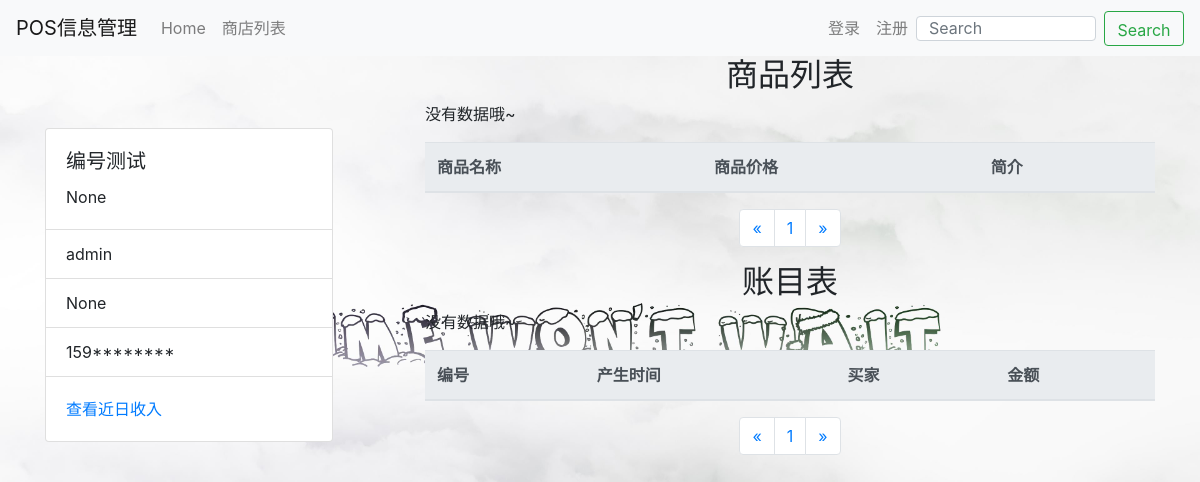
The page /store/shop_info/6 on the database as committed earlier.
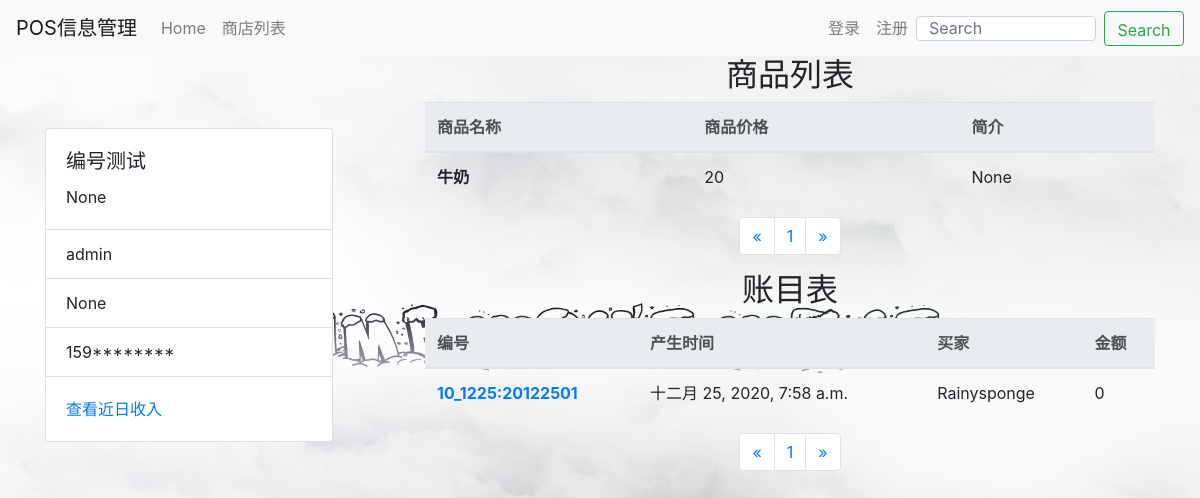
The same page on the database as committed later.
### store/models.py (models this page shows, shortened)
class Commodity(models.Model):
    shop = models.ForeignKey(Shop, on_delete=models.DO_NOTHING, null=True)
    commodity_price = models.IntegerField(default=1)
    commodity_name = models.CharField(max_length=10)
    commodity_contends = models.TextField(null=True)

class Pay(models.Model):
    pay_No = models.CharField(max_length=24, null=True)
    shop = models.ForeignKey(Shop, on_delete=models.DO_NOTHING, null=True)
    POS = models.ForeignKey(PosInfo, on_delete=models.DO_NOTHING, null=True)
    buyer_id = models.ForeignKey(User, on_delete=models.DO_NOTHING)
    pay_time = models.DateTimeField(default=timezone.now)
    pay_money = models.IntegerField(default=0)

### store/views.py (the view)
# urls.py: path('shop_info/<int:shop_pk>', views.shop_info, name='shop_info'),
def shop_info(request, shop_pk):
    shop_info_list = Shop.objects.get(pk=shop_pk)
    commodity_list = Commodity.objects.filter(shop=shop_info_list)
    paginator = Paginator(commodity_list, 4)  # 每2页进行分页
    page_num = request.GET.get('page', 1)
    page_of_commodity = paginator.get_page(page_num)
    pay_list = Pay.objects.filter(shop=shop_info_list)
    paginator1 = Paginator(pay_list, 4)  # 每2页进行分页
    page_num1 = request.GET.get('page1', 1)
    page_of_pay = paginator1.get_page(page_num1)
    context = {}
    context['shop_info_list'] = shop_info_list
    context['commodity_list'] = page_of_commodity
    context['pay_list'] = page_of_pay
    return render(request, 'store/shop_info.html', context)

### store/templates/store/shop_info.html (shortened to what the changed rows need)
{% extends 'base.html' %}
{% block bodyBack %}
<body background="/media/back4.jpeg" style="background-repeat:no-repeat ;background-size:100%,100%; background-attachment: fixed;">
{% endblock %}
{% block content %}
    <div class="container">
        <div class="row">
            <div class="col-md-8">
                <h2 style="text-align: center">商品列表</h2>
                <table class="table">
                    <thead class="thead-light">
                      <tr>
                        <th scope="col">商品名称</th>
                        <th scope="col">商品价格</th>
                        <th scope="col">简介</th>
                      </tr>
                    </thead>
                    <tbody>
                        {% for commodity in commodity_list %}
                                <tr>
                                    <th scope="row">{{ commodity.commodity_name }}</th>
                                    <td>{{ commodity.commodity_price }}</td>
                                    <td>{{ commodity.commodity_contends }}</td>
                                </tr>
                        {% empty %}
                            <p>没有数据哦~</p>
                        {% endfor %}
                    </tbody>
                </table>
            <nav aria-label="Page navigation example">
                    <ul class="pagination justify-content-center ">
                        {% for page_num in commodity_list.paginator.page_range %}
                         <li class="page-item"><a class="page-link" href="?page={{ page_num }}">{{ page_num }}</a></li>
                        {% endfor %}
                    </ul>
            </nav>
                <h2 style="text-align: center">账目表</h2>
                <table class="table">
                    <thead class="thead-light">
                      <tr>
                        <th scope="col">编号</th>
                        <th scope="col">产生时间</th>
                        <th scope="col">买家</th>
                        <th scope="col">金额</th>
                      </tr>
                    </thead>
                    <tbody>
                        {% for pay_item in pay_list %}
                                <tr>
                                    <th scope="row">
                                        <a href="{% url 'orders_in_pay' pay_item.pk %}">{{ pay_item.pay_No }}</a>
                                    </th>
                                    <td>{{ pay_item.pay_time }}</td>
                                    <td>{{ pay_item.buyer_id.username }}</td>
                                    <td>{{ pay_item.pay_money }}</td>
                                </tr>
                        {% empty %}
                            <p>没有数据哦~</p>
                        {% endfor %}
                    </tbody>
                </table>
            <nav aria-label="Page navigation ">
                    <ul class="pagination justify-content-center ">
                        {% for page_num in pay_list.paginator.page_range %}
                         <li class="page-item"><a class="page-link" href="?page1={{ page_num }}">{{ page_num }}</a></li>
                        {% endfor %}
                    </ul>
            </nav>
            </div>
        </div>
    </div>
{% endblock %}

Rows that differ between the two databases and show on the page:
added Commodity: commodity_name "牛奶", commodity_price "20", commodity_contends "None"
added Pay: pay_No "10_1225:20122501", pay_time "十二月 25, 2020, 7:58 a.m.", buyer_id.username "Rainysponge", pay_money "0"
Other text that changed with them:
text no longer shown: "没有数据哦~ 没有数据哦~"
